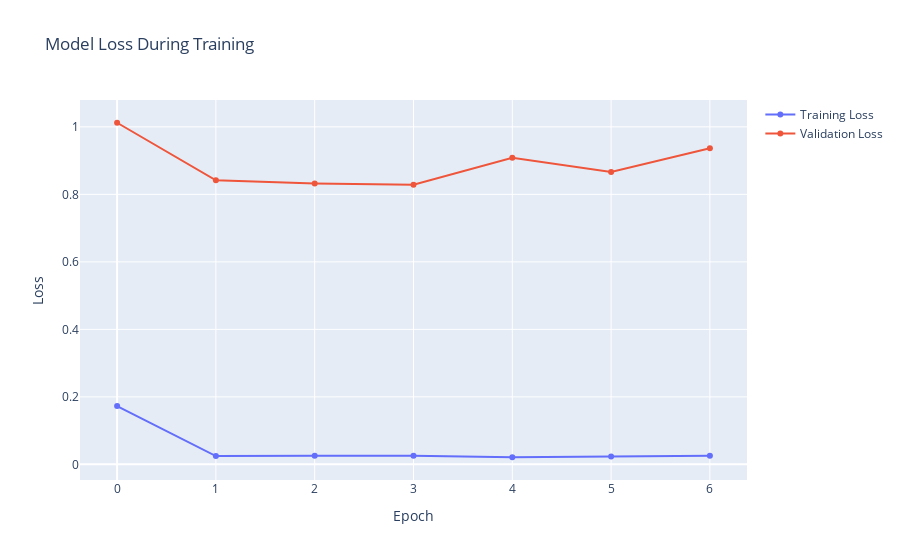

Here is the notebook cell this chart was saved with:
### Code cell
figure = go.Figure()

figure.add_scatter(y=history.history["loss"], name="Training Loss")
figure.add_scatter(y=history.history["val_loss"], name="Validation Loss")

figure.update_layout(dict1={
    "title": "Model Loss During Training",
    "xaxis_title": "Epoch",
    "yaxis_title": "Loss"
}, overwrite=True)

figure.show()

### Figure 1 — Plotly figure (JSON) as saved in the notebook; plotly's stock layout.template omitted (floating-point values rounded to 4 significant figures)
{"data": [{"name": "Training Loss", "type": "scatter", "y": [0.1728, 0.02462, 0.02567, 0.02551, 0.02107, 0.02343, 0.02534]}, {"name": "Validation Loss", "type": "scatter", "y": [1.012, 0.8418, 0.8323, 0.8288, 0.9081, 0.866, 0.9364]}], "layout": {"title": {"text": "Model Loss During Training"}, "xaxis": {"title": {"text": "Epoch"}}, "yaxis": {"title": {"text": "Loss"}}}}
